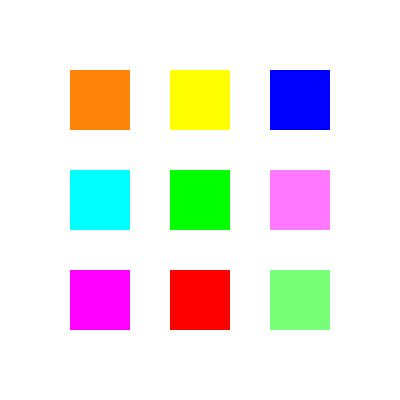
Frame 1 (no input)
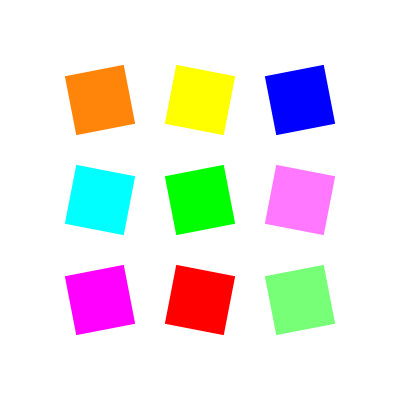
Frame 60 (the mouse pressed at the canvas centre just before this capture)
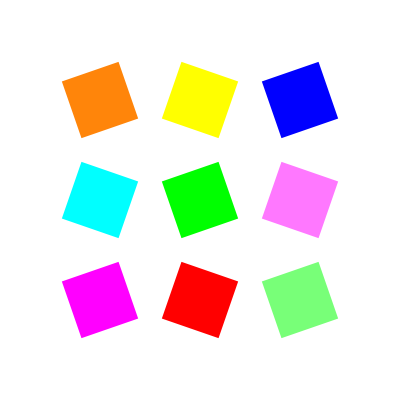
Frame 120 (the mouse held since frame 60 and released just before this capture)

The Processing sketch that drew these frames (run headless with seeded random() and noise(); from frame 60 on, the mouse is pressed at the canvas centre):

// Processing sketch: processing_65685
// ── processing_65685.pde

float r;
float clockw=0;
float counterc=2;
void setup()
{
  size(400, 400);
  background(255);
  noStroke();
  fill(0);
  rectMode(CENTER);
  r = 0;
}

void draw()
{
  background(255);
  draw_rect(100, 100, #FF850A, clockw);
  draw_rect(100, 200, #00FFFF, counterc);
  draw_rect(100, 300, #FF00FF, clockw);
  draw_rect(200, 100, #FFFF00, counterc);
  draw_rect(200, 200, #00FF00, clockw);
  draw_rect(200, 300, #FF0000, counterc);
  draw_rect(300, 100, #0000FF, clockw);
   draw_rect(300, 200, #FF78FF, counterc);
   draw_rect(300, 300, #78FF78, clockw);

  r = r + 0.05;
}
//way should be either 0 or 2
void draw_rect(float x, float y, color col, float way) {
  fill(col);
  translate(x, y);
  rotate(r-(r*way));
  rect(0, 0, 60, 60);
  resetMatrix();
}
